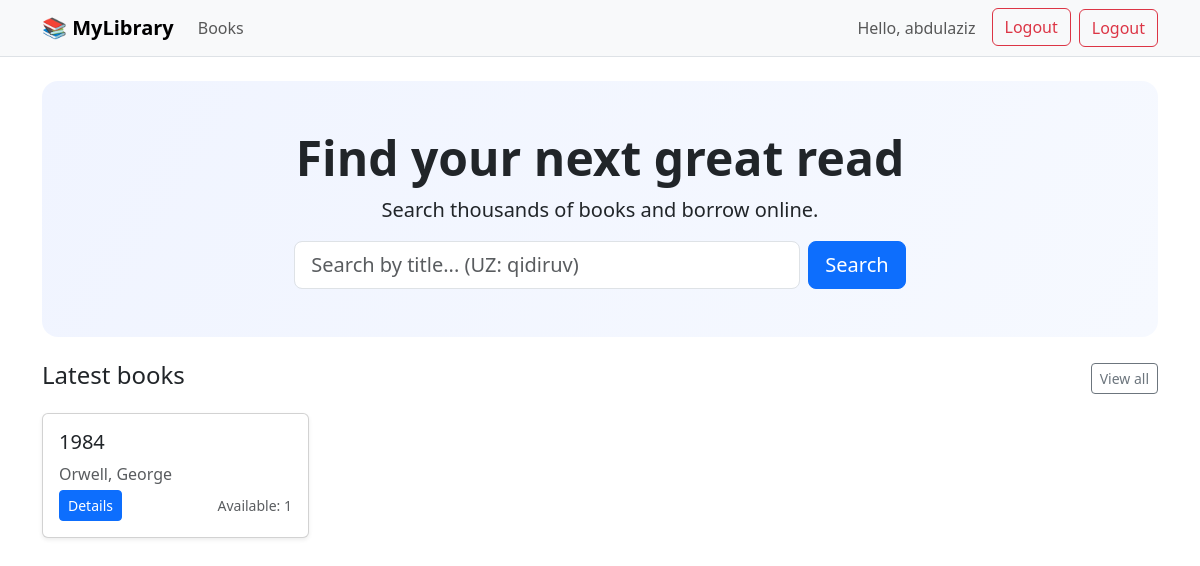
The app's page / (signed in) with its own data.
### catalog/models.py (models this page shows, shortened)
class Book(models.Model):
    title = models.CharField(max_length=200)
    author = models.ForeignKey(Author, on_delete=models.PROTECT)
    categories = models.ManyToManyField(Category, blank=True)
    description = models.TextField(blank=True)
    isbn = models.CharField(max_length=13, blank=True)
    cover = models.ImageField(upload_to="covers/", blank=True, null=True)
    year = models.PositiveIntegerField(blank=True, null=True)
    def get_absolute_url(self):
        return reverse("catalog:book_detail", args=[self.pk])

class Author(models.Model):
    first_name = models.CharField(max_length=100)
    last_name = models.CharField(max_length=100)
    bio = models.TextField(blank=True)
    class Meta:
        ordering = ["last_name", "first_name"]
    def __str__(self):
        return f"{self.last_name}, {self.first_name}"

class BookCopy(models.Model):
    AVAILABLE = "available"
    BORROWED = "borrowed"
    STATUS_CHOICES = [
    (AVAILABLE, "Available"),
    (BORROWED, "Borrowed"),
    ]
    book = models.ForeignKey(Book, on_delete=models.CASCADE, related_name="copies")
    barcode = models.CharField(max_length=50, unique=True)
    status = models.CharField(max_length=10, choices=STATUS_CHOICES, default=AVAILABLE)

### catalog/views.py (the view)
# urls.py: path("", views.HomeView.as_view(), name="home"),
class HomeView(TemplateView):
    template_name = "catalog/home.html"
    def get_context_data(self, **kwargs):
        ctx = super().get_context_data(**kwargs)
        ctx["latest_books"] = (
            Book.objects
            .select_related("author")
            .prefetch_related("categories", "copies")
            .order_by("-id")[:8]
        )
        return ctx

### templates/catalog/home.html (shortened to what this page needs)
{% extends 'base.html' %}
{% block content %}
<section class="hero rounded-4 p-5 text-center mb-4">
  <h1 class="display-5 fw-bold">Find your next great read</h1>
  <p class="lead">Search thousands of books and borrow online.</p>
  <form class="row g-2 justify-content-center" action="{% url 'catalog:book_list' %}" method="get">
    <div class="col-10 col-md-6">
      <input class="form-control form-control-lg" name="q" placeholder="Search by title... (UZ: qidiruv)" />
    </div>
    <div class="col-auto">
      <button class="btn btn-lg btn-primary">Search</button>
    </div>
  </form>
</section>
<div class="d-flex justify-content-between align-items-center mb-3">
  <h2 class="h4">Latest books</h2>
  <a href="{% url 'catalog:book_list' %}" class="btn btn-outline-secondary btn-sm">View all</a>
</div>
<div class="row row-cols-1 row-cols-sm-2 row-cols-md-3 row-cols-lg-4 g-3">
  {% for b in latest_books %}
    {% include 'catalog/_book_card.html' %}
  {% empty %}
    <p>No books yet.</p>
  {% endfor %}
</div>
{% endblock %}

### templates/components/navbar.html (shortened to what this page needs)
<nav class="navbar navbar-expand-lg bg-body-tertiary border-bottom">
    <div class="container">
        <a class="navbar-brand fw-bold" href="{% url 'catalog:home' %}">📚 MyLibrary</a>
        <div class="collapse navbar-collapse" id="nav">
            <ul class="navbar-nav me-auto mb-2 mb-lg-0">
                <li class="nav-item"><a class="nav-link" href="{% url 'catalog:book_list' %}">Books</a></li>
            </ul>
            <ul class="navbar-nav">
                {% if user.is_authenticated %}
                    <li class="nav-item"><a class="nav-link" href="{% url 'catalog:profile' %}">Hello, {{ user.username }}</a></li>
                    <li class="nav-item"><a class="btn btn-outline-danger ms-2" href="{% url 'logout' %}">Logout</a></li>
                {% else %}
                    <li class="nav-item"><a class="nav-link" href="{% url 'login' %}">Login</a></li>
                    <li class="nav-item"><a class="btn btn-primary ms-2" href="{% url 'catalog:signup' %}">Sign Up</a></li>
                {% endif %}
            </ul>
            {% if user.is_authenticated %}
              <a class="btn btn-outline-danger ms-2" href="{% url 'logout' %}">Logout</a>
            {% else %}
              <a class="nav-link" href="{% url 'login' %}">Login</a>
              <a class="btn btn-primary ms-2" href="{% url 'catalog:signup' %}">Sign Up</a>
            {% endif %}
        </div>
    </div>
</nav>

### templates/catalog/_book_card.html (shortened to what this page needs)
<div class="col">
    <div class="card h-100 shadow-sm">
        <div class="card-body d-flex flex-column">
            <h5 class="card-title">{{ b.title }}</h5>
            <p class="text-muted mb-1">{{ b.author }}</p>
            <div class="mt-auto d-flex justify-content-between align-items-center">
                <a href="{{ b.get_absolute_url }}" class="btn btn-sm btn-primary">Details</a>
                <small class="text-muted">Available: {{ b.copies.all|dictsort:'status'|length }}</small>
            </div>
        </div>
    </div>
</div>

### templates/base.html (style rules this page uses)
.hero { background: linear-gradient(120deg,#f0f4ff,#f6f9ff); }

### records on screen
Book: title "1984", author "Orwell, George", copies.all|dictsort "1"

### other values on screen
{{ user.username }} "abdulaziz"
